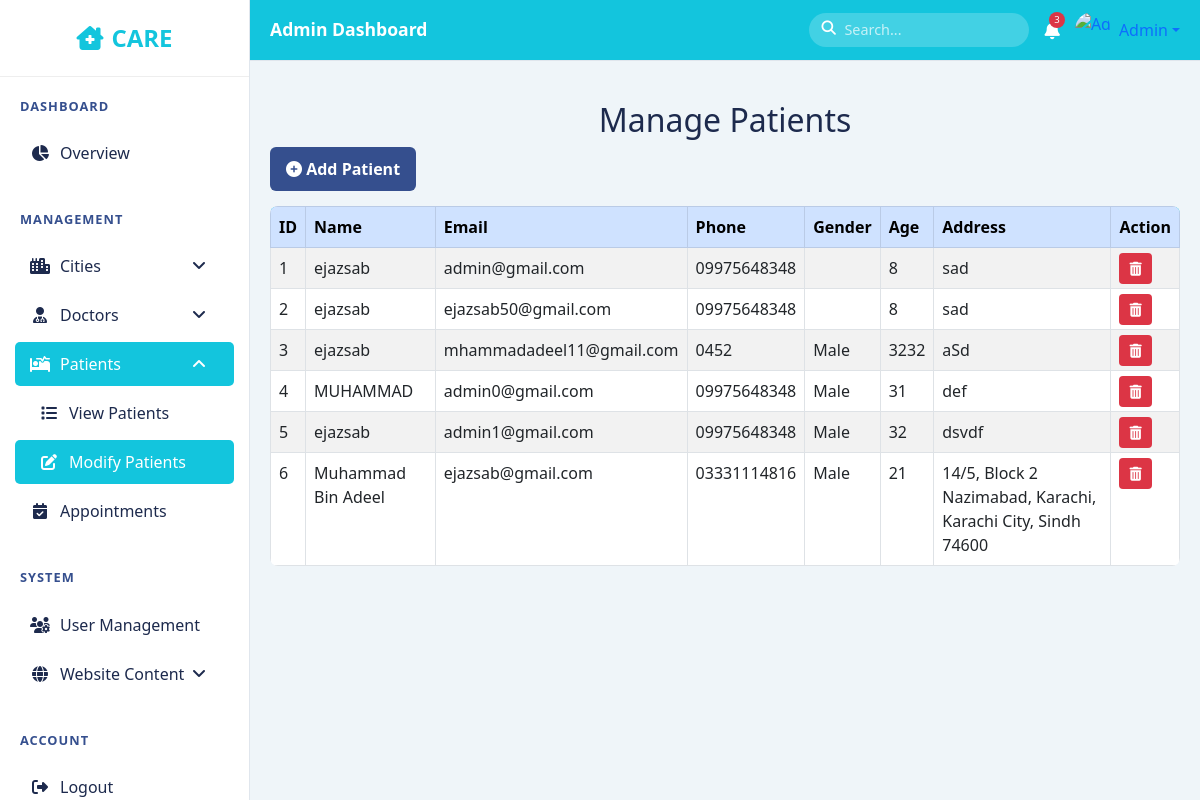
The page /manage_patients.php on the database its author committed.
### tables this page shows
CREATE TABLE `patients` (
  `id` int(11) NOT NULL,
  `name` varchar(100) NOT NULL,
  `email` varchar(100) NOT NULL,
  `phone` varchar(20) DEFAULT NULL,
  `gender` enum('Male','Female','Other') DEFAULT NULL,
  `age` int(11) DEFAULT NULL,
  `address` text DEFAULT NULL,
  `password` varchar(255) DEFAULT NULL,
  `created_at` timestamp NOT NULL DEFAULT current_timestamp()
);

### manage_patients.php (the view, shortened to what this page needs)
<?php
include("db.php");
$patients = $conn->query("SELECT * FROM patients");
?>
<!DOCTYPE html>
<html lang="en">
<head>
    <link href="https://cdn.jsdelivr.net/npm/bootstrap@5.3.0/dist/css/bootstrap.min.css" rel="stylesheet">
    <link href="https://cdnjs.cloudflare.com/ajax/libs/font-awesome/6.4.0/css/all.min.css" rel="stylesheet">
</head>
<body>
<div class="wrapper">
    <nav class="sidebar">
        <div class="brand-title">
            <i class="fas fa-clinic-medical me-2"></i>CARE
        </div>
        <div class="sidebar-menu">
            <div class="sidebar-section">
                <div class="section-title">Dashboard</div>
                <a href="admin_dashboard.php" class="nav-link active">
                    <i class="fas fa-chart-pie"></i>
                    <span>Overview</span>
                </a>
            </div>
            <div class="sidebar-section">
                <div class="section-title">Management</div>
                <div class="nav-link" onclick="toggleCollapse('citiesCollapse')">
                    <i class="fas fa-city"></i>
                    <span>Cities</span>
                    <i class="fas fa-angle-down ms-auto" id="citiesCollapseIcon"></i>
                </div>
                <div class="nav-link" onclick="toggleCollapse('doctorsCollapse')">
                    <i class="fas fa-user-md"></i>
                    <span>Doctors</span>
                    <i class="fas fa-angle-down ms-auto" id="doctorsCollapseIcon"></i>
                </div>
                <div class="nav-link" onclick="toggleCollapse('patientsCollapse')">
                    <i class="fas fa-procedures"></i>
                    <span>Patients</span>
                    <i class="fas fa-angle-down ms-auto" id="patientsCollapseIcon"></i>
                </div>
                <div class="collapse" id="patientsCollapse">
                    <a href="view_patients.php" class="nav-link ps-4">
                        <i class="fas fa-list"></i>
                        <span>View Patients</span>
                    </a>
                    <a href="manage_patients.php" class="nav-link ps-4">
                        <i class="fas fa-edit"></i>
                        <span>Modify Patients</span>
                    </a>
                </div>
                <a href="view_appointments.php" class="nav-link">
                    <i class="fas fa-calendar-check"></i>
                    <span>Appointments</span>
                </a>
            </div>
            <div class="sidebar-section">
                <div class="section-title">System</div>
                <a href="manage_users.php" class="nav-link">
                    <i class="fas fa-users-cog"></i>
                    <span>User Management</span>
                </a>
                <div class="nav-link" onclick="toggleCollapse('contentCollapse')">
                    <i class="fas fa-globe"></i>
                    <span>Website Content</span>
                    <i class="fas fa-angle-down ms-auto" id="contentCollapseIcon"></i>
                </div>
            </div>
            <div class="sidebar-section">
                <div class="section-title">Account</div>
                <a href="logout.php" class="nav-link">
                    <i class="fas fa-sign-out-alt"></i>
                    <span>Logout</span>
                </a>
            </div>
        </div>
    </nav>
    <div class="main-content">
        <div class="topbar">
            <h4 class="page-title">Admin Dashboard</h4>
            <div class="d-flex align-items-center">
                <div class="search-bar">
                    <i class="fas fa-search"></i>
                    <input type="text" placeholder="Search...">
                </div>
                <div class="notification-bell">
                    <i class="fas fa-bell"></i>
                    <span class="notification-badge">3</span>
                </div>
                <div class="user-menu dropdown">
                    <a href="#" class="d-flex align-items-center text-decoration-none dropdown-toggle" id="userDropdown" data-bs-toggle="dropdown">
                        <img src="assets/img/admin-avatar.jpg" alt="Admin">
                        <span class="ms-2 d-none d-sm-inline">Admin</span>
                    </a>
                </div>
            </div>
        </div>
        <div class="content-wrapper">
    <h2>Manage Patients</h2>
    <div class="top-bar">
        <a href="add_patient.php" class="add-btn">
            <i class="fas fa-plus-circle"></i> Add Patient
        </a>
    </div>
    <div class="table-responsive">
        <table class="table table-bordered table-striped">
            <thead class="table-primary">
                <tr>
                    <th>ID</th><th>Name</th><th>Email</th><th>Phone</th>
                    <th>Gender</th><th>Age</th><th>Address</th><th>Action</th>
                </tr>
            </thead>
            <tbody>
                <?php while ($row = $patients->fetch_assoc()): ?>
                    <tr>
                        <td><?= $row['id'] ?></td>
                        <td><?= $row['name'] ?></td>
                        <td><?= $row['email'] ?></td>
                        <td><?= $row['phone'] ?></td>
                        <td><?= $row['gender'] ?></td>
                        <td><?= $row['age'] ?></td>
                        <td><?= $row['address'] ?></td>
                        <td>
                            <a href="manage_patients.php?delete=<?= $row['id'] ?>"
                               class="action-btn delete-btn"
                               onclick="return confirm('Delete this patient?')">
                               <i class="fas fa-trash-alt"></i>
                            </a>
                        </td>
                    </tr>
                <?php endwhile; ?>
            </tbody>
        </table>
    </div>
</div>
    </div>
</div>
</body>
</html>

### manage_patients.php (style rules this page uses)
:root { --primary: #13C5DD; --secondary: #354F8E; --light: #EFF5F9; --dark: #1D2A4D; --success: #28a745; --danger: #dc3545; }
body { background-color: var(--light); font-family: 'Segoe UI', sans-serif; overflow-x: hidden; }
.sidebar { height: 100vh; overflow-y: auto; background-color: #ffffff; border-right: 1px solid #e0e6ed; position: fixed; width: 250px; transition: all 0.3s; z-index: 1000; }
.brand-title { color: var(--primary); font-size: 1.5rem; font-weight: bold; padding: 20px 0; text-align: center; border-bottom: 1px solid #eee; margin-bottom: 10px; }
.sidebar-menu { padding: 0 15px; }
.sidebar-section { margin-bottom: 25px; }
.section-title { color: var(--secondary); font-size: 0.8rem; text-transform: uppercase; letter-spacing: 1px; padding: 10px 5px; margin-bottom: 5px; font-weight: 600; }
.nav-link { color: var(--dark); border-radius: 5px; margin-bottom: 5px; padding: 10px 15px; display: flex; align-items: center; cursor: pointer; }
.nav-link:hover, .nav-link.active { background-color: var(--primary); color: white !important; }
.nav-link i { margin-right: 10px; width: 20px; text-align: center; }
.main-content { margin-left: 250px; transition: all 0.3s; }
.topbar { background-color: var(--primary); padding: 12px 20px; border-bottom: 1px solid #e0e6ed; display: flex; justify-content: space-between; align-items: center; position: sticky; top: 0; z-index: 100; color: white; }
.page-title { font-size: 1.1rem; font-weight: 600; margin: 0; }
.user-menu img { width: 36px; height: 36px; border-radius: 50%; object-fit: cover; }
.search-bar { position: relative; width: 220px; margin: 0 15px; }
.search-bar input { background-color: rgba(255,255,255,0.2); border: none; color: white; padding: 6px 12px 6px 35px; border-radius: 20px; width: 100%; font-size: 0.9rem; }
.search-bar input::placeholder { color: rgba(255,255,255,0.7); }
.search-bar i { position: absolute; left: 12px; top: 8px; font-size: 0.9rem; }
.notification-bell { position: relative; margin-right: 15px; font-size: 1.1rem; cursor: pointer; }
.notification-badge { position: absolute; top: -5px; right: -5px; background-color: var(--danger); color: white; border-radius: 50%; width: 16px; height: 16px; font-size: 0.6rem; display: flex; align-items: center; justify-content: center; }
.content-wrapper { padding: 20px; }
h2 { text-align: center; color: var(--dark); margin-top: 20px; }
.top-bar { display: flex; justify-content: space-between; align-items: center; margin-bottom: 15px; }
.add-btn { background-color: var(--secondary); color: white; padding: 10px 16px; border: none; border-radius: 6px; text-decoration: none; font-weight: bold; transition: background 0.3s; }
table { width: 100%; border-collapse: collapse; border-radius: 8px; overflow: hidden; }
th, td { padding: 12px 15px; text-align: left; }
thead { background-color: var(--primary); color: white; }
tbody tr:nth-child(even) { background-color: var(--light); }
.action-btn { padding: 6px 10px; border: none; border-radius: 4px; font-size: 14px; text-decoration: none; color: white; margin-right: 5px; }
.delete-btn { background-color: var(--danger); }

### rows shown on the page
patients: id "1", name "ejazsab", email "admin@gmail.com", phone "09975648348", age "8", address "sad"
patients: id "2", name "ejazsab", email "ejazsab50@gmail.com", phone "09975648348", age "8", address "sad"
patients: id "3", name "ejazsab", email "mhammadadeel11@gmail.com", phone "0452", gender "Male", age "3232", address "aSd"
patients: id "4", name "MUHAMMAD", email "admin0@gmail.com", phone "09975648348", gender "Male", age "31", address "def"
patients: id "5", name "ejazsab", email "admin1@gmail.com", phone "09975648348", gender "Male", age "32", address "dsvdf"
patients: id "6", name "Muhammad Bin Adeel", email "ejazsab@gmail.com", phone "03331114816", gender "Male", age "21", address "14/5, Block 2 Nazimabad, Karachi, Karachi City, Sindh 74600"
